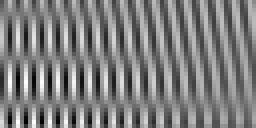
#> input picture cs-3780-5780-spring-2026-all-about-birds/All_about_Birds/All_about_Birds/train/Bird of prey/1064.png, 64 x 32 px (shown 4 times larger); its folder holds only this picture in this run
$ python train_submit.py
#> lines starting #> are read from the running program, lines starting #| are printed output that depends on the picture
"""Train a bird spectrogram classifier and write a Kaggle submission.

AI/tools disclosure: This baseline was authored with assistance from OpenAI
Codex. Codex helped scaffold the data-loading, feature-extraction, validation,
and submission-writing workflow; the student should inspect, run, and document
the final chosen experiments before submitting code on Canvas.
"""

from __future__ import annotations

import argparse
import json
from dataclasses import asdict, dataclass
from pathlib import Path

import numpy as np
import pandas as pd
from PIL import Image
from scipy.fft import dctn
from sklearn.ensemble import ExtraTreesClassifier, HistGradientBoostingClassifier, VotingClassifier
from sklearn.linear_model import LogisticRegression, RidgeClassifier, SGDClassifier
from sklearn.metrics import accuracy_score, classification_report
from sklearn.model_selection import train_test_split
from sklearn.pipeline import Pipeline
from sklearn.svm import LinearSVC
from sklearn.preprocessing import LabelEncoder, StandardScaler


IMAGE_SUFFIXES = {".png", ".jpg", ".jpeg"}
FEATURE_VERSION = "dct_v1"


@dataclass(frozen=True)
class RunConfig:
    data_dir: str
    output: str
    model: str
    validation_size: float
    seed: int


def read_grayscale(path: Path) -> np.ndarray:
    with Image.open(path) as image:
#> image is the input picture: PIL image 64x32 L; min 0, max 255, mean 126.5
        arr = np.asarray(image.convert("L"), dtype=np.float32) / 255.0
    return arr


def image_features(path: Path) -> np.ndarray:
    arr = read_grayscale(path)
    flat = arr.reshape(-1)
#> flat = 2048 values, max 1 at index 1282, min 0 at index 1922, mean 0.496

    row_mean = arr.mean(axis=1)
#> row_mean = 32 values, max 0.505 at index 31, min 0.492 at index 15, mean 0.496
    row_std = arr.std(axis=1)
#> row_std = 32 values, max 0.273 at index 30, min 0.0465 at index 25, mean 0.176
    col_mean = arr.mean(axis=0)
#> col_mean = 64 values, max 0.529 at index 47, min 0.462 at index 57, mean 0.496
    col_std = arr.std(axis=0)
#> col_std = 64 values, max 0.308 at index 4, min 0.016 at index 1, mean 0.167

    dx = np.diff(arr, axis=1)
    dy = np.diff(arr, axis=0)
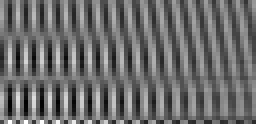
#> dy: shape (31, 64) float32 (shown 4 times larger); min -0.141, max 0.192, mean 0.000312; drawn with min black and max white
    grad_stats = np.array(
        [dx.mean(), dx.std(), np.abs(dx).mean(), dy.mean(), dy.std(), np.abs(dy).mean()],
        dtype=np.float32,
    )
#> grad_stats = [0.000161, 0.264, 0.225, 0.000312, 0.0552, 0.0444]

    h, w = arr.shape
#> h = 32; w = 64
    quadrants = [
        arr[: h // 2, : w // 2],
        arr[: h // 2, w // 2 :],
        arr[h // 2 :, : w // 2],
        arr[h // 2 :, w // 2 :],
    ]
    quadrant_stats = np.array(
        [stat for quad in quadrants for stat in (quad.mean(), quad.std(), quad.max())],
        dtype=np.float32,
    )
#> quadrant_stats = [0.495, 0.173, 0.894, 0.498, 0.164, 0.804, 0.497, 0.236, 1, 0.494, 0.159, 0.851]

    dct = dctn(arr, type=2, norm="ortho")
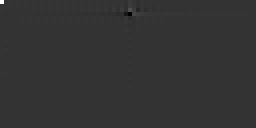
#> dct: shape (32, 64) float32 (shown 4 times larger); min -5.73, max 22.45, mean 0; drawn with min black and max white
    dct_low = dct[:16, :16].reshape(-1)
#> dct_low = 256 values, max 22.45 at index 0, min -0.136 at index 209, mean 0.0848
    dct_mid = dct[:24, :24].reshape(-1)
#> dct_mid = 576 values, max 22.45 at index 0, min -0.264 at index 95, mean 0.0364
    dct_abs = np.log1p(np.abs(dct_mid))
#> dct_abs = 576 values, max 3.15 at index 0, min 1.95e-05 at index 535, mean 0.0233
    dct_stats = np.array(
        [
            dct[0, 0],
            dct_low.mean(),
            dct_low.std(),
            np.abs(dct_low).mean(),
            dct_abs.mean(),
            dct_abs.std(),
            dct_abs.max(),
        ],
        dtype=np.float32,
    )
#> dct_stats = [22.45, 0.0848, 1.4, 0.111, 0.0233, 0.134, 3.15]

    return np.concatenate(
        [
            flat,
            row_mean,
            row_std,
            col_mean,
            col_std,
            grad_stats,
            quadrant_stats,
            dct_low,
            dct_abs,
            dct_stats,
        ]
    )


def load_train(data_dir: Path) -> tuple[np.ndarray, np.ndarray, list[Path]]:
    data_dir = resolve_data_dir(data_dir)
    train_dir = data_dir / "train"
    if not train_dir.is_dir():
        raise FileNotFoundError(f"Expected training folder at {train_dir}")

    paths: list[Path] = []
    labels: list[str] = []
    for class_dir in sorted(p for p in train_dir.iterdir() if p.is_dir()):
        for image_path in sorted(p for p in class_dir.iterdir() if p.suffix.lower() in IMAGE_SUFFIXES):
            paths.append(image_path)
            labels.append(class_dir.name)

    if not paths:
        raise FileNotFoundError(f"No training images found below {train_dir}")

    x = np.vstack([image_features(path) for path in paths])
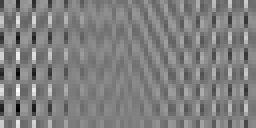
#> input picture cs-3780-5780-spring-2026-all-about-birds/All_about_Birds/All_about_Birds/train/Flycatcher/1024.png, 64 x 32 px (shown 4 times larger)
#> in read_grayscale, image is the input picture: PIL image 64x32 L; min 0, max 255, mean 127.3
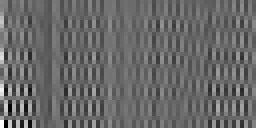
#> input picture cs-3780-5780-spring-2026-all-about-birds/All_about_Birds/All_about_Birds/train/Flycatcher/1142.png, 64 x 32 px (shown 4 times larger)
#> in read_grayscale, image is the input picture: PIL image 64x32 L; min 0, max 255, mean 104.2
#> in image_features (call 3), `flat = arr.reshape(-1)`: flat = 2048 values, max 1 at index 1920, min 0 at index 1985, mean 0.409
#> in image_features (call 3), `row_mean = arr.mean(axis=1)`: row_mean = 32 values, max 0.411 at index 4, min 0.406 at index 7, mean 0.409
#> in image_features (call 3), `row_std = arr.std(axis=1)`: row_std = 32 values, max 0.175 at index 31, min 0.0424 at index 29, mean 0.0949
#> in image_features (call 3), `col_mean = arr.mean(axis=0)`: col_mean = 64 values, max 0.606 at index 0, min 0.335 at index 12, mean 0.409
#> in image_features (call 3), `col_std = arr.std(axis=0)`: col_std = 64 values, max 0.204 at index 1, min 0.013 at index 31, mean 0.0838
#> in image_features (call 3), `dy = np.diff(arr, axis=0)`:
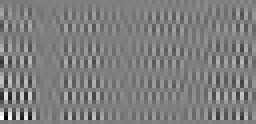
#> dy: shape (31, 64) float32 (shown 4 times larger); min -0.365, max 0.369, mean 0.000107; drawn with min black and max white
#> in image_features (call 3), `grad_stats = np.array( [dx.mean(), dx.std(), np.abs(dx).mean(), dy.mea..`: grad_stats = [-0.00282, 0.192, 0.144, 0.000107, 0.0683, 0.0489]
#> in image_features (call 3), `quadrant_stats = np.array( [stat for quad in quadrants for stat in (qu..`: quadrant_stats = [0.411, 0.0855, 0.859, 0.406, 0.0764, 0.604, 0.411, 0.143, 1, 0.406, 0.0915, 0.667]
#> in image_features (call 3), `dct_low = dct[:16, :16].reshape(-1)`: dct_low = 256 values, max 18.49 at index 0, min -0.261 at index 122, mean 0.0814
#> in image_features (call 3), `dct_mid = dct[:24, :24].reshape(-1)`: dct_mid = 576 values, max 18.49 at index 0, min -0.261 at index 178, mean 0.0379
#> in image_features (call 3), `dct_abs = np.log1p(np.abs(dct_mid))`: dct_abs = 576 values, max 2.97 at index 0, min 0.0001 at index 282, mean 0.0232
#> in image_features (call 3), `dct_stats = np.array( [ dct[0, 0], dct_low.mean(), dct_low.std(), np.a..`: dct_stats = [18.49, 0.0814, 1.15, 0.102, 0.0232, 0.129, 2.97]
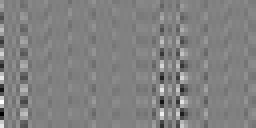
#> input picture cs-3780-5780-spring-2026-all-about-birds/All_about_Birds/All_about_Birds/train/Flycatcher/1299.png, 64 x 32 px (shown 4 times larger)
#> in read_grayscale, image is the input picture: PIL image 64x32 L; min 0, max 255, mean 128.9
#> in image_features (call 4), `flat = arr.reshape(-1)`: flat = 2048 values, max 1 at index 1600, min 0 at index 1792, mean 0.506
#> in image_features (call 4), `row_mean = arr.mean(axis=1)`: row_mean = 32 values, max 0.509 at index 25, min 0.502 at index 28, mean 0.506
#> in image_features (call 4), `row_std = arr.std(axis=1)`: row_std = 32 values, max 0.122 at index 28, min 0.0202 at index 2, mean 0.0582
#> in image_features (call 4), `col_mean = arr.mean(axis=0)`: col_mean = 64 values, max 0.513 at index 0, min 0.499 at index 40, mean 0.506
#> in image_features (call 4), `col_std = arr.std(axis=0)`: col_std = 64 values, max 0.258 at index 0, min 5.96e-08 at index 15, mean 0.0373
#> in image_features (call 4), `grad_stats = np.array( [dx.mean(), dx.std(), np.abs(dx).mean(), dy.mea..`: grad_stats = [-0.000136, 0.0896, 0.0505, 6.52e-05, 0.0641, 0.0324]
#> in image_features (call 4), `quadrant_stats = np.array( [stat for quad in quadrants for stat in (qu..`: quadrant_stats = [0.506, 0.0419, 0.82, 0.506, 0.0474, 0.757, 0.505, 0.072, 1, 0.505, 0.0864, 0.937]
#> in image_features (call 4), `dct = dctn(arr, type=2, norm="ortho")`:
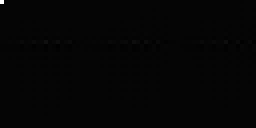
#> dct: shape (32, 64) float32 (shown 4 times larger); min -0.468, max 22.88, mean 0; drawn with min black and max white
#> in image_features (call 4), `dct_low = dct[:16, :16].reshape(-1)`: dct_low = 256 values, max 22.88 at index 0, min -0.468 at index 190, mean 0.0936
#> in image_features (call 4), `dct_mid = dct[:24, :24].reshape(-1)`: dct_mid = 576 values, max 22.88 at index 0, min -0.468 at index 278, mean 0.0414
#> in image_features (call 4), `dct_abs = np.log1p(np.abs(dct_mid))`: dct_abs = 576 values, max 3.17 at index 0, min 7.99e-06 at index 528, mean 0.0283
#> in image_features (call 4), `dct_stats = np.array( [ dct[0, 0], dct_low.mean(), dct_low.std(), np.a..`: dct_stats = [22.88, 0.0936, 1.43, 0.129, 0.0283, 0.143, 3.17]
    return x, np.asarray(labels), paths


def load_test(data_dir: Path) -> tuple[np.ndarray, pd.DataFrame, list[Path]]:
    data_dir = resolve_data_dir(data_dir)
    sample_path = find_sample_submission(data_dir)
    test_dir = data_dir / "test"
    if not sample_path.exists():
        raise FileNotFoundError(f"Expected sample submission at {sample_path}")
    if not test_dir.is_dir():
        raise FileNotFoundError(f"Expected test folder at {test_dir}")

    sample = pd.read_csv(sample_path)
    if list(sample.columns) != ["file_name", "label"]:
        raise ValueError("sample_submission.csv must have columns: file_name,label")

    paths = [test_dir / file_name for file_name in sample["file_name"].astype(str)]
    missing = [str(path) for path in paths if not path.exists()]
    if missing:
        preview = "\n".join(missing[:5])
        raise FileNotFoundError(f"Some sample_submission files are missing from test/:\n{preview}")

    x = np.vstack([image_features(path) for path in paths])
    return x, sample, paths


def resolve_data_dir(data_dir: Path) -> Path:
    if (data_dir / "train").is_dir() and (data_dir / "test").is_dir():
        return data_dir

    matches = [
        path
        for path in data_dir.rglob("train")
        if path.is_dir() and (path.parent / "test").is_dir()
    ]
    if len(matches) == 1:
        return matches[0].parent
    if matches:
        return sorted(path.parent for path in matches)[0]
    return data_dir


def find_sample_submission(data_dir: Path) -> Path:
    candidates = [
        data_dir / "sample_submission.csv",
        data_dir.parent / "sample_submission.csv",
        data_dir.parent.parent / "sample_submission.csv",
    ]
    for candidate in candidates:
        if candidate.exists():
            return candidate

    matches = sorted(data_dir.rglob("sample_submission.csv"))
    if matches:
        return matches[0]
    matches = sorted(data_dir.parent.rglob("sample_submission.csv"))
    if matches:
        return matches[0]
    return data_dir / "sample_submission.csv"


def build_model(kind: str, seed: int):
    logistic = Pipeline(
        [
            ("scale", StandardScaler()),
            (
                "clf",
                LogisticRegression(
                    C=1.0,
                    solver="lbfgs",
                    class_weight="balanced",
                    penalty="l2",
                    max_iter=900,
                    n_jobs=-1,
                    random_state=seed,
                ),
            ),
        ]
    )
    trees = ExtraTreesClassifier(
        n_estimators=700,
        max_features="sqrt",
        min_samples_leaf=1,
        class_weight="balanced",
        n_jobs=-1,
        random_state=seed,
        verbose=1,
    )
    linear_svc = Pipeline(
        [
            ("scale", StandardScaler()),
            (
                "clf",
                LinearSVC(
                    C=0.35,
                    class_weight="balanced",
                    dual="auto",
                    max_iter=6000,
                    random_state=seed,
                ),
            ),
        ]
    )
    ridge = Pipeline(
        [
            ("scale", StandardScaler()),
            ("clf", RidgeClassifier(alpha=2.0, class_weight="balanced")),
        ]
    )
    sgd_hinge = Pipeline(
        [
            ("scale", StandardScaler()),
            (
                "clf",
                SGDClassifier(
                    loss="hinge",
                    alpha=0.0002,
                    class_weight="balanced",
                    max_iter=80,
                    tol=1e-4,
                    n_jobs=-1,
                    random_state=seed,
                ),
            ),
        ]
    )
    hist_gb = HistGradientBoostingClassifier(
        learning_rate=0.07,
        max_iter=220,
        l2_regularization=0.02,
        random_state=seed,
        verbose=1,
    )

    if kind == "logistic":
        return logistic
    if kind == "linear_svc":
        return linear_svc
    if kind == "ridge":
        return ridge
    if kind == "sgd_hinge":
        return sgd_hinge
    if kind == "extra_trees":
        return trees
    if kind == "hist_gb":
        return hist_gb
    if kind == "ensemble":
        return VotingClassifier(
            estimators=[("logistic", logistic), ("extra_trees", trees), ("hist_gb", hist_gb)],
            voting="soft",
            weights=[3, 2, 1],
            n_jobs=-1,
        )
    if kind == "hard_ensemble":
        return VotingClassifier(
            estimators=[("logistic", logistic), ("linear_svc", linear_svc), ("ridge", ridge), ("extra_trees", trees)],
            voting="hard",
            weights=[3, 2, 2, 2],
            n_jobs=-1,
        )
    raise ValueError(f"Unknown model kind: {kind}")


def main() -> None:
    parser = argparse.ArgumentParser()
    parser.add_argument("--data-dir", default="data/birds")
    parser.add_argument("--output", default="submissions/submission.csv")
    parser.add_argument(
        "--model",
        choices=[
            "logistic",
            "linear_svc",
            "ridge",
            "sgd_hinge",
            "extra_trees",
            "hist_gb",
            "ensemble",
            "hard_ensemble",
        ],
        default="ensemble",
    )
    parser.add_argument("--validation-size", type=float, default=0.15)
    parser.add_argument("--seed", type=int, default=3780)
    args = parser.parse_args()

    config = RunConfig(**vars(args))
    data_dir = Path(args.data_dir)
    output = Path(args.output)
    output.parent.mkdir(parents=True, exist_ok=True)

    x, labels, train_paths = load_train(data_dir)
#> train_paths = 4 items
    encoder = LabelEncoder()
    y = encoder.fit_transform(labels)
#> y = [0, 1, 1, 1]

    stratify = y if np.min(np.bincount(y)) >= 2 else None
    x_train, x_val, y_train, y_val = train_test_split(
        x,
        y,
        test_size=args.validation_size,
        random_state=args.seed,
        stratify=stratify,
    )
#> y_train = [1, 1, 1]; y_val = [0]

    model = build_model(args.model, args.seed)
#> (the run stopped early here; a loop or call above may not have finished)
